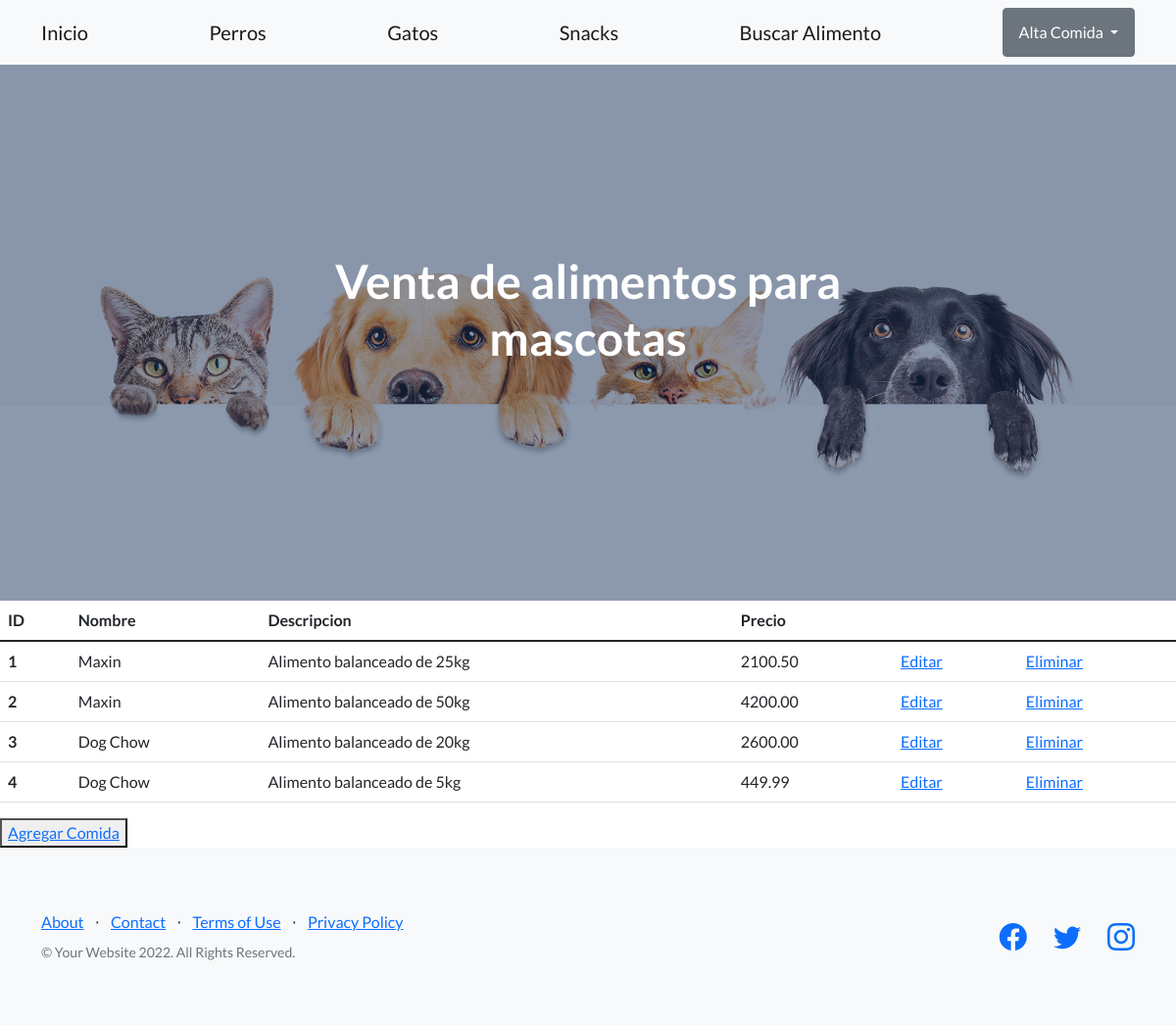
The app's page /perros, older data.
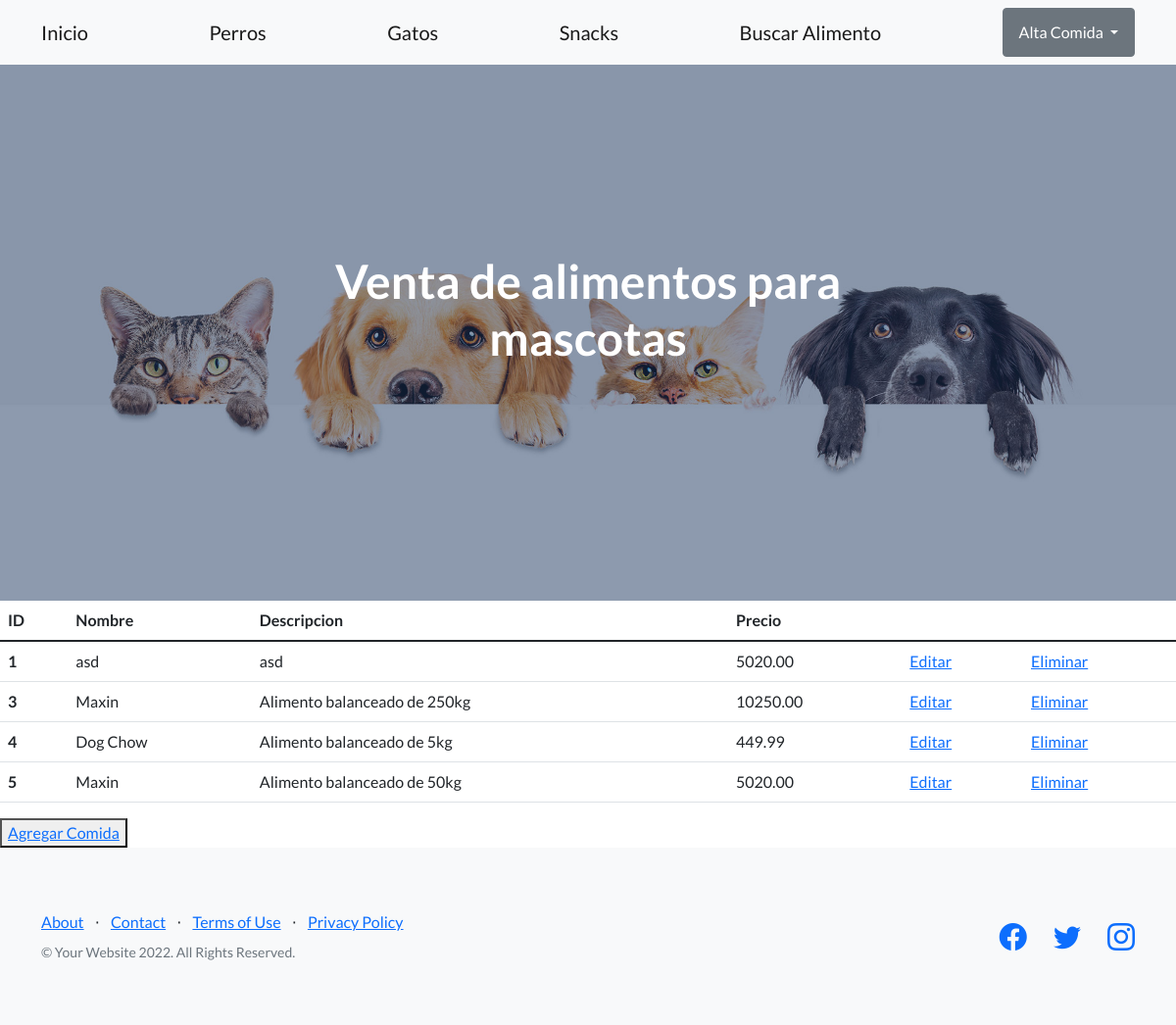
The same page, newer data.
### appComida/models.py (models this page shows, shortened)
class Perros(models.Model):
    nombre = models.CharField(max_length=20)
    desc = models.CharField(max_length=100)
    precio = models.DecimalField(max_digits=10, decimal_places=2)

### appComida/views.py (the view)
# urls.py: path('perros', views.perros, name= "perros"),
def perros(request):
    perros = Perros.objects.all()
    dicc = {"perros" : perros}
    plantilla = loader.get_template("perros.html")
    doc = plantilla.render(dicc)
    return HttpResponse (doc)

### appComida/template/perros.html
{% extends "index.html" %}
{% load static %}
{% block compartido %}
<table class="table">
    <thead>
      <tr>
        <th scope="col">ID</th>
        <th scope="col">Nombre</th>
        <th scope="col">Descripcion</th>
        <th scope="col">Precio</th>
      </tr>
    </thead>
    <tbody>
        {% for n in perros %}
      <tr>
        <th scope="row">{{n.id}}</th>
        <td>{{n.nombre}}</td>
        <td>{{n.desc}}</td>
        <td>{{n.precio}}</td>
        <td><a href="{% url 'editar_perros' n.id %}">Editar</a></td>
        <td><a href="{% url 'elimina_perros' n.id %}">Eliminar</a></td>
      </tr>
        {% endfor %}
    </tbody>
  </table>
  <button>
    <a href="alta_perro">Agregar Comida</a>
  </button>
{% endblock %}

Row changes from the older to the newer data that the page shows:
removed Perros: id "2", nombre "Maxin", desc "Alimento balanceado de 50kg", precio "4200.00"
changed Perros id 1: nombre "Maxin" → "asd"; desc "Alimento balanceado de 25kg" → "asd"; precio "2100.50" → "5020.00"
changed Perros id 3: nombre "Dog Chow" → "Maxin"; desc "Alimento balanceado de 20kg" → "Alimento balanceado de 250kg"; precio "2600.00" → "10250.00"
added Perros: id "5", nombre "Maxin", desc "Alimento balanceado de 50kg", precio "5020.00"
